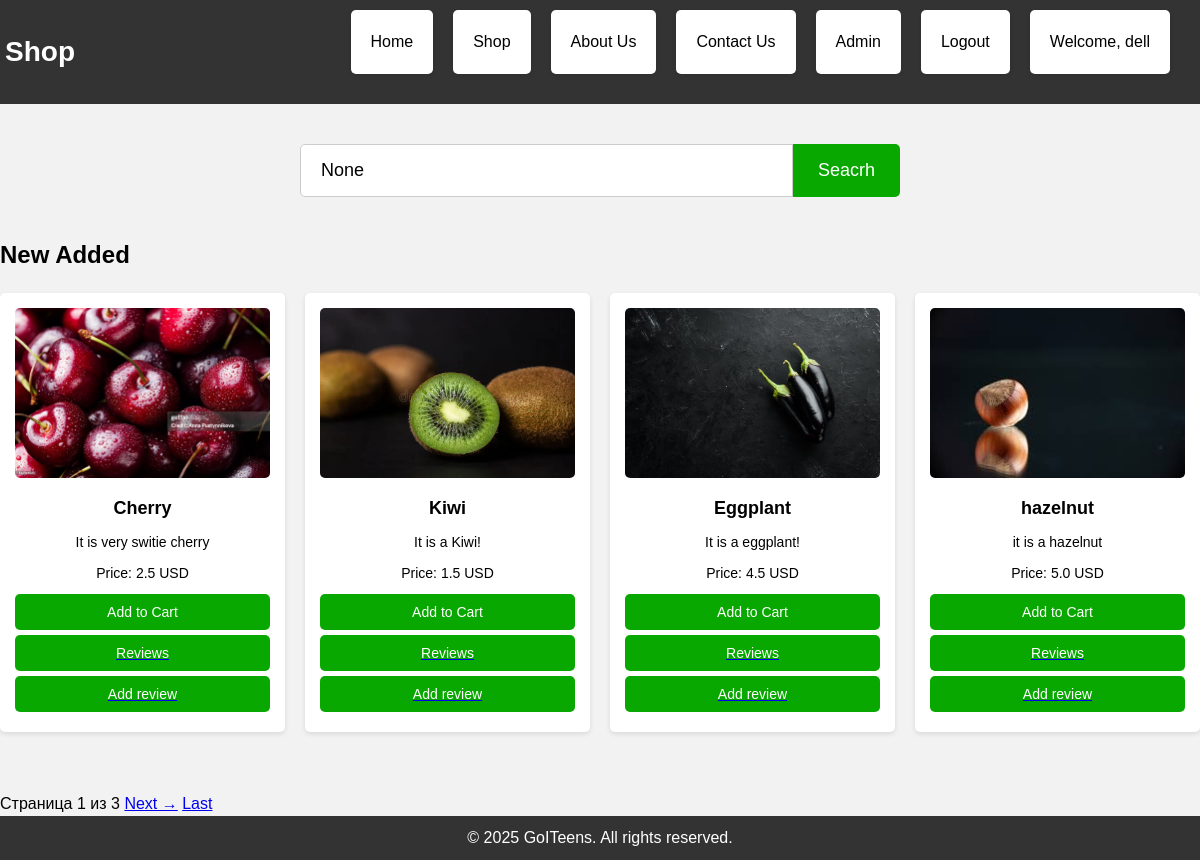
/shop/ (signed in), run on the app's committed database.
### main/models.py (models this page shows)
class Produckt(models.Model):
    name = models.CharField(max_length=30)
    description = models.CharField(max_length=150)
    price = models.FloatField()
    category = models.CharField(max_length=30)
    image = models.ImageField(upload_to='main/images/admin_add', blank=True, null=True)

### main/views.py (the view)
# urls.py: path('shop/', views.shop, name='shop'),
def shop(request):
    query = request.GET.get('q')
    if query:
        search = Produckt.objects.filter(name__icontains=query)
    else:
        search = Produckt.objects.all()
    products = Produckt.objects.all()
    paginator = Paginator(search, 4)
    page_number = request.GET.get("page")
    page_obj = paginator.get_page(page_number)
    return render(request, 'main/shop.html', {'searchs':search, 'query':query, 'products': products, 'page':page_obj})

### main/templates/main/shop.html (shortened to what this page needs)
{% load static %}
<!DOCTYPE html>
<html lang="en">
<head>
    <link rel="stylesheet" href="{% static 'main/css/shop.css' %}">
</head>
<body>
      <header>
        <h1>{% block title %} Shop {% endblock %}</h1>{% include "main/partials/header.html" %}
    </header>
<div class="search-container">
  <form method="get" action="{% url 'shop' %}#product-{{ query|slugify }}">
    <input type="text" name="q" placeholder="Поиск..." value="{{ query }}">
    <button type="submit">Seacrh</button>
  </form>
</div>
<section>
  <h2>New Added</h2>
  <ul class="product-list">
    {% for product in page %}
      <li class="product-card" id="product-{{ product.name|slugify }}">
        {% if product.image %}
          <img src="{{ product.image.url }}" alt="{{ product.name }}">
        {% else %}
          <p>[Немає зображення]</p>
        {% endif %}
        <h3>{{ product.name }}</h3>
        <p>{{ product.description }}</p>
        <p>Price: {{ product.price }} USD</p>
        <button>Add to Cart</button>
        <a href="{% url 'reviews' %}">
          <button type="button">Reviews</button>
        </a>
        <a href="{% url 'add_review' %}">
          <button type="button">Add review</button>
        </a>
      </li>
    {% empty %}
      <li>Поки немає товарів.</li>
    {% endfor %}
  </ul>
</section>
        <span>Страница {{ page.number }} из {{ page.paginator.num_pages }}</span>
        {% if page.has_next %}
            <a href="?q={{ query }}&page={{ page.next_page_number }}">Next →</a>
            <a href="?q={{ query }}&page={{ page.paginator.num_pages }}">Last</a>
        {% endif %}
    <footer>
      <p>&copy; 2025 GoITeens. All rights reserved.</p>
    </footer>
</body>
</html>

### main/templates/main/partials/header.html (shortened to what this page needs)
    <header>
      <nav>
        <ul>
          <li><a href="{% url 'index' %}">Home</a></li>
          <li><a href="{% url 'shop' %}">Shop</a></li>
          <li><a href="{% url 'about' %}">About Us</a></li>
          <li><a href="{% url '404' %}">Contact Us</a></li>
          {% if user.is_staff == True %}
            <li>
              <a class="nav-link" href="http://127.0.0.1:8000/admin/">Admin</a>
            </li>
        {% endif %}
        {% if user.is_authenticated %}
        <li>
          <form method="post" action="{% url 'logout' %}" style="display: inline;">
            <a href="#" class="nav-link" onclick="this.closest('form').submit(); return false;">Logout</a>
          </form>
        </li>
        <li>
          <a class="nav-link" href="#">Welcome, {{user.username}}</a>
        </li>
        {% endif %}
        </ul>
      </nav>
    </header>

### main/static/main/css/shop.css (style rules this page uses)
* { box-sizing: border-box; margin: 0; padding: 0; }
body { background-color: #f2f2f2; font-family: Arial, sans-serif; font-size: 16px; line-height: 1.5; }
header { background-color: #333; color: #fff; display: flex; justify-content: space-between; align-items: center; padding: 5px; }
header h1 { margin: 0; font-size: 28px; }
nav ul { list-style: none; display: flex; }
nav li { color: #000; margin-right: 20px; }
nav a { color: #000; text-decoration: none; }
section { flex-basis: calc(50% - 20px); margin-bottom: 40px; }
section h2 { font-size: 24px; margin-bottom: 20px; }
ul { list-style: none; }
li { background-color: #fff; padding: 20px; margin-bottom: 20px; box-shadow: 0px 2px 4px rgba(0, 0, 0, 0.1); border-radius: 5px; }
li img { max-width: 100%; margin-bottom: 10px; border-radius: 5px }
li h3 { font-size: 18px; margin-bottom: 10px; }
li p { font-size: 14px; margin-bottom: 20px; }
button { background-color: #09a800; color: #fff; border: none; padding: 10px 20px; font-size: 14px; cursor: pointer; border-radius: 5px; transition: transform 0.3s ease; }
footer { background-color: #333; color: #fff; text-align: center; padding: 10px; }
footer p { margin: 0; }
.search-container { display: flex; justify-content: center; align-items: center; margin: 40px 0; }
.search-container form { display: flex; width: 100%; max-width: 600px; }
.search-container input[type="text"] { flex: 1; padding: 15px 20px; font-size: 18px; border: 1px solid #ccc; border-top-left-radius: 5px; border-bottom-left-radius: 5px; }
.search-container button { padding: 15px 25px; font-size: 18px; border-top-left-radius: 0; border-bottom-left-radius: 0; border-top-right-radius: 5px; border-bottom-right-radius: 5px; }
.product-list { display: flex; flex-wrap: wrap; gap: 20px; padding: 0; justify-content: center; }
.product-card { background-color: #fff; padding: 15px; margin-bottom: 20px; box-shadow: 0 2px 5px rgba(0, 0, 0, 0.1); border-radius: 5px; text-align: center; width: calc((100% - 60px) / 4); }
.product-card img { max-width: 100%; height: auto; margin-bottom: 10px; border-radius: 5px; }
.product-card h3 { font-size: 18px; margin-bottom: 10px; }
.product-card p { font-size: 14px; margin-bottom: 10px; }
.product-card button { display: block; width: 100%; margin: 5px 0; background-color: #09a800; color: #fff; border: none; padding: 10px 15px; font-size: 14px; border-radius: 5px; cursor: pointer; transition: transform 0.3s ease; }

### data on the page
Produckt: image (picture), name "Cherry", description "It is very switie cherry", price "2.5"
Produckt: image (picture), name "Kiwi", description "It is a Kiwi!", price "1.5"
Produckt: image (picture), name "Eggplant", description "It is a eggplant!", price "4.5"
Produckt: image (picture), name "hazelnut", description "it is a hazelnut", price "5.0"

### other printed values
{{ user.username }} "dell"
{{ page.number }} "1"
{{ page.paginator.num_pages }} "3"
